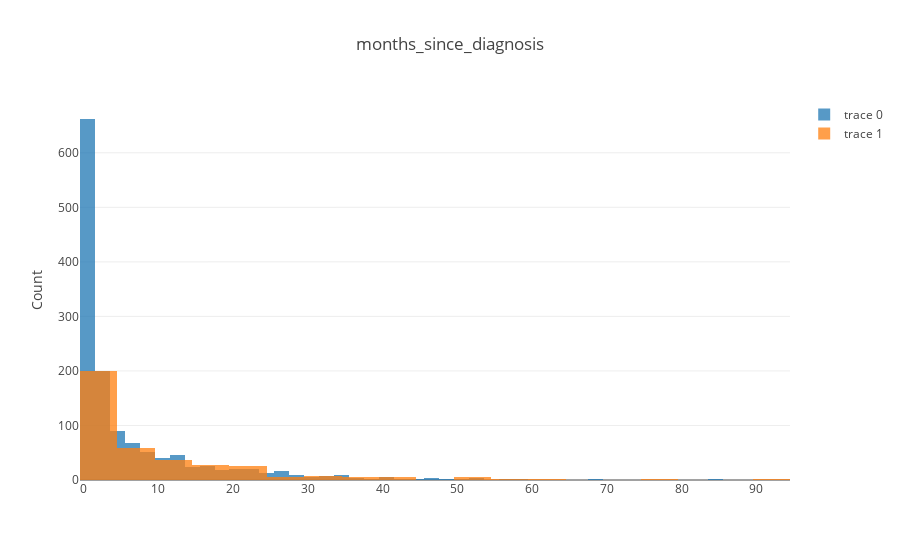

Notebook code cell kept with this figure:
### Code cell
plotBarCat(df_fill_na,'months_since_diagnosis','target_label')

### Figure 1 — Plotly figure (JSON) as saved in the notebook; plotly's stock layout.template omitted (floating-point values rounded to 4 significant figures; data arrays with more than 128 entries replaced by an {"elided": "..."} marker saying what was removed)
{"data": [{"opacity": 0.75, "type": "histogram", "x": {"elided": "1353 int values"}}, {"opacity": 0.75, "type": "histogram", "x": {"elided": "381 int values"}}], "layout": {"barmode": "overlay", "title": "months_since_diagnosis", "yaxis": {"title": "Count"}}}
